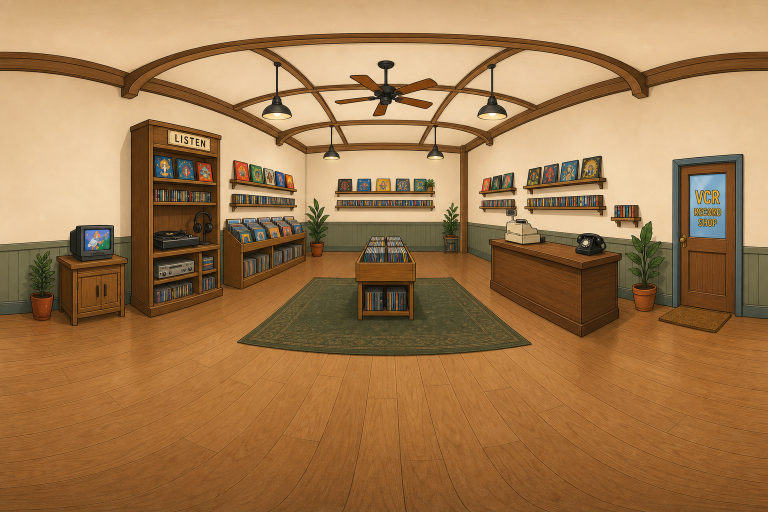
#> input picture art/vcr-pano-v9-src.png, 1536 x 1024 px (shown at 1/2 size)
$ python build-v9-pano.py
#> lines starting #> are read from the running program, lines starting #| are printed output that depends on the picture
#!/usr/bin/env python3
"""
V9 panorama production bake — square-room Pacific Northwest redesign.

Input : art/vcr-pano-v9-src.png  (1536x1024 cel painting: nearly square open
        room, wide oak floor with a moss rug, sage wainscot, cream walls,
        blue-grey door, charcoal fixtures, terracotta pots — premium PNW)
Output: public/textures/store_pano_v9.webp        4096x2048 lights-on
        public/textures/store_pano_off_v9.webp    4096x2048 lights-off grade
        public/textures/store_pano_lqip_v9.webp   512x256 preview
        public/hotspots/<id>_edge.webp            silhouette rim masks
        public/hotspots/crt_frame.webp            bezel overlay (tube hole)
        public/hotspots/crt_backing_off.webp      dark tube (focused, no video)
        public/hotspots/crt_backing_playing.webp  black tube behind video

Masks and CRT overlays are generated in gnomonically projected plane space —
the exact billboard footprint Hotspot.tsx / CrtScreen.tsx render — so they
line up with the pano at any plane size (the LISTEN tower spans ~77°).

Segmentation: cel ink outlines close every object, so background is whatever
a flood fill from the crop border can reach without crossing an ink line.

Run: python3 scripts/build-v9-pano.py
"""
from pathlib import Path

import numpy as np
from PIL import Image, ImageFilter
from scipy import ndimage

ROOT = Path(__file__).resolve().parent.parent
SRC = ROOT / "art" / "vcr-pano-v9-src.png"
OUT_ON = ROOT / "public" / "textures" / "store_pano_v9.webp"
OUT_OFF = ROOT / "public" / "textures" / "store_pano_off_v9.webp"
OUT_LQIP = ROOT / "public" / "textures" / "store_pano_lqip_v9.webp"
HOTSPOT_DIR = ROOT / "public" / "hotspots"

W, H = 4096, 2048
SEAM_BAND = 128  # px cross-faded across the wrap seam

# Hotspot glow planes — MUST mirror app/data/sections.ts
# (u, v, glowW ?? w, glowH ?? h). Edge masks are drawn in projected space.
PLANES = {
    "listening-booth": (0.758, 0.449, 30.0, 16.0),
    "crt-tv": (0.8691, 0.4736, 24.5, 14.0),
    "record-bins": (0.489, 0.54, 38.0, 26.0),
    "cash-register": (0.319, 0.44, 22.0, 16.0),
    "phone-booth": (0.237, 0.478, 17.0, 7.5),
}
# CRT hit plane (sections.ts w/h) — tube-set footprint for the overlay stack.
CRT_PLANE = (0.8691, 0.4736, 21.7, 16.5)
# Painted glass inside that footprint — MUST mirror CrtScreen.tsx.
CRT_SCREEN_W_FAC = 0.44
CRT_SCREEN_H_FAC = 0.375
CRT_SCREEN_OX = -1.27
CRT_SCREEN_OY = 0.71
CRT_FRAME_W_FAC = 0.88
CRT_FRAME_H_FAC = 0.78

# Ambient toy sprites — alpha-cut object billboards that wiggle on click.
# MUST mirror the `toy` planes in app/components/AmbientHits.tsx.
# Modes: dark = near-black object on lighter bg (headphones);
#        flood = ink-closed standalone object (plant stand);
#        patch = soft rounded-rect crop (flat floor objects like the mat).
TOY_SPRITES = {
    "stool": (0.735, 0.4346, 8.0, 10.0, "dark"),  # headphones + stand
    "owl": (0.4271, 0.4727, 20.0, 28.5, "flood"),  # plant on its stand
    "cushion": (0.09, 0.617, 26.0, 7.6, "patch"),  # doormat
}
MASK_PLANE_RADIUS = 47.5  # SPHERE_RADIUS - 0.5 (Hotspot.tsx)
CRT_PLANE_RADIUS = 47.2  # SPHERE_RADIUS - 0.8 (CrtScreen.tsx)

# Ink-flood tuning per target:
# (ink luminance threshold, opening iterations, color-refine against bg refs)
# Opening must exceed half the ink-line width in mask space (~30px for the
# tight phone/CRT projections) to drop stray outline tails; color refine
# subtracts wood/cream interiors (counter corner, cabinet top) that the
# flood ropes in via connected ink. The register stays color-refine-free —
# its cream body matches the cream wall.
# Register refine is OFF in v9: its cream body matches the cream wall again.
SEG = {
    "listening-booth": (120, 6, True),
    "crt-tv": (120, 15, True),
    "record-bins": (120, 8, True),
    "cash-register": (110, 20, False),
    "phone-booth": (110, 20, True),
}

# Background color sample points (source-px of the 1536x1024 painting):
# cream walls, sage wainscot, counter/cabinet wood, oak floor, moss rug.
BG_POINTS = (
    (1250, 360),
    (60, 350),
    (940, 470),
    (1100, 560),
    (400, 800),
    (650, 640),
    (200, 570),
)

# Lamp pools for the lights-off grade (file-space u/v of the V9 source).
LAMP_POOLS = (
    (0.366, 0.213, 0.13, 0.5),
    (0.594, 0.213, 0.13, 0.5),
    (0.459, 0.285, 0.11, 0.45),
    (0.527, 0.285, 0.11, 0.45),
    (0.496, 0.174, 0.15, 0.35),  # fan cluster
    (0.9115, 0.41, 0.16, 0.4),  # door window daylight spill
)


def bake_pano() -> Image.Image:
    src = Image.open(SRC).convert("RGB")
#> src is the input picture: PIL image 1536x1024 RGB; mean R, G, B 161.3, 121.9, 78.8
    if src.size != (1536, 1024):
        raise SystemExit(f"unexpected source size {src.size}")

    pano = src.resize((W, H), Image.Resampling.LANCZOS)
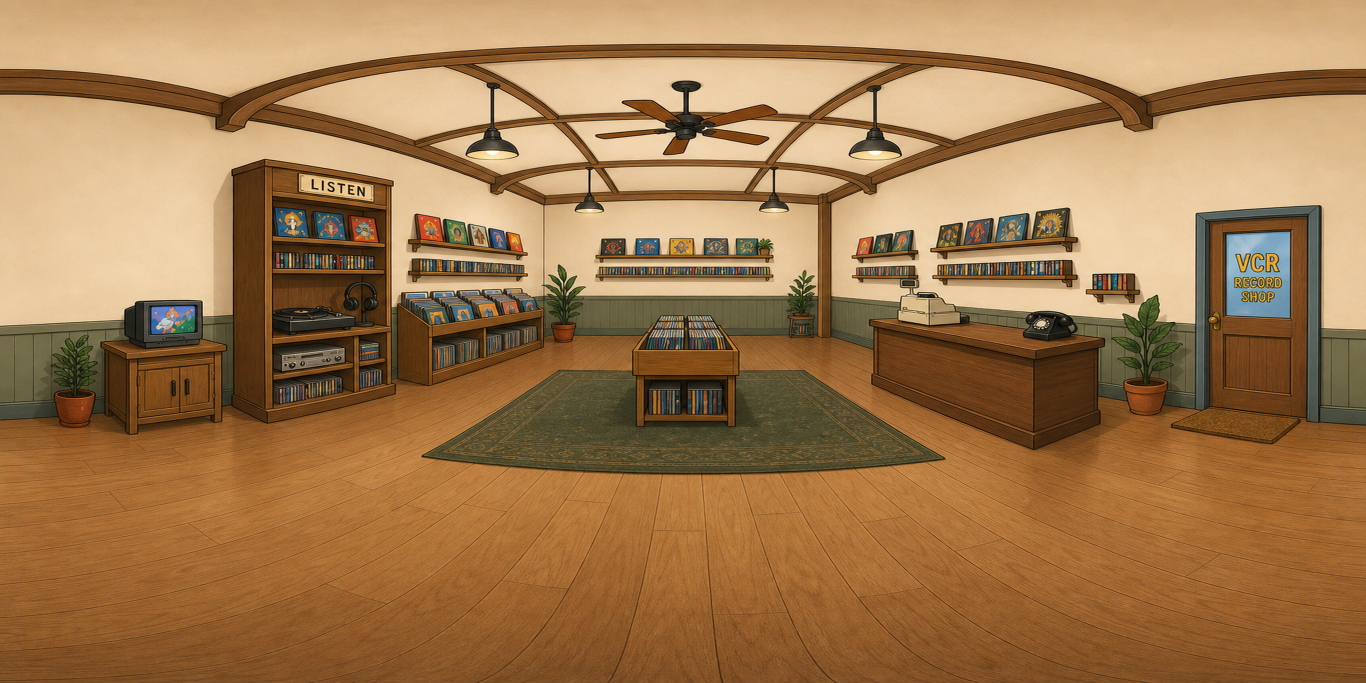
#> pano: PIL image 4096x2048 RGB (shown at 1/3 size); mean R, G, B 161.3, 121.9, 78.8
    # Two-pass unsharp keeps the clean ink lines crisp after the 2.67x upscale.
    pano = pano.filter(ImageFilter.UnsharpMask(radius=1.8, percent=85, threshold=2))
    pano = pano.filter(ImageFilter.UnsharpMask(radius=3.6, percent=32, threshold=3))

    # Wrap band: cross-fade left/right edges so u=0 joins u=1 seamlessly.
    arr = np.asarray(pano).astype(np.float32)
    band = SEAM_BAND
    left = arr[:, :band].copy()
    right = arr[:, -band:].copy()
    t = (np.arange(band, dtype=np.float32) / (band - 1))[None, :, None]
    blend = right * (1 - t) + left * t
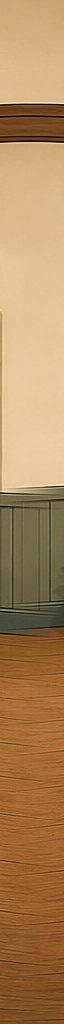
#> blend: shape (2048, 128, 3) float32 (shown at 1/2 size); mean R, G, B 174.6, 135.9, 91.3; drawn with min black and max white
    half = band // 2
    arr[:, :half] = blend[:, half:]
    arr[:, -half:] = blend[:, :half]
    return Image.fromarray(arr.astype(np.uint8))
#| wrote store_pano_v9.webp (4096, 2048)


def lights_off(pano: Image.Image) -> Image.Image:
    """Night grade: cool, dark, faint pools under the hanging lamps."""
    a = np.asarray(pano).astype(np.float32) / 255.0

    dark = a ** 1.2
    dark[..., 0] *= 0.4
    dark[..., 1] *= 0.45
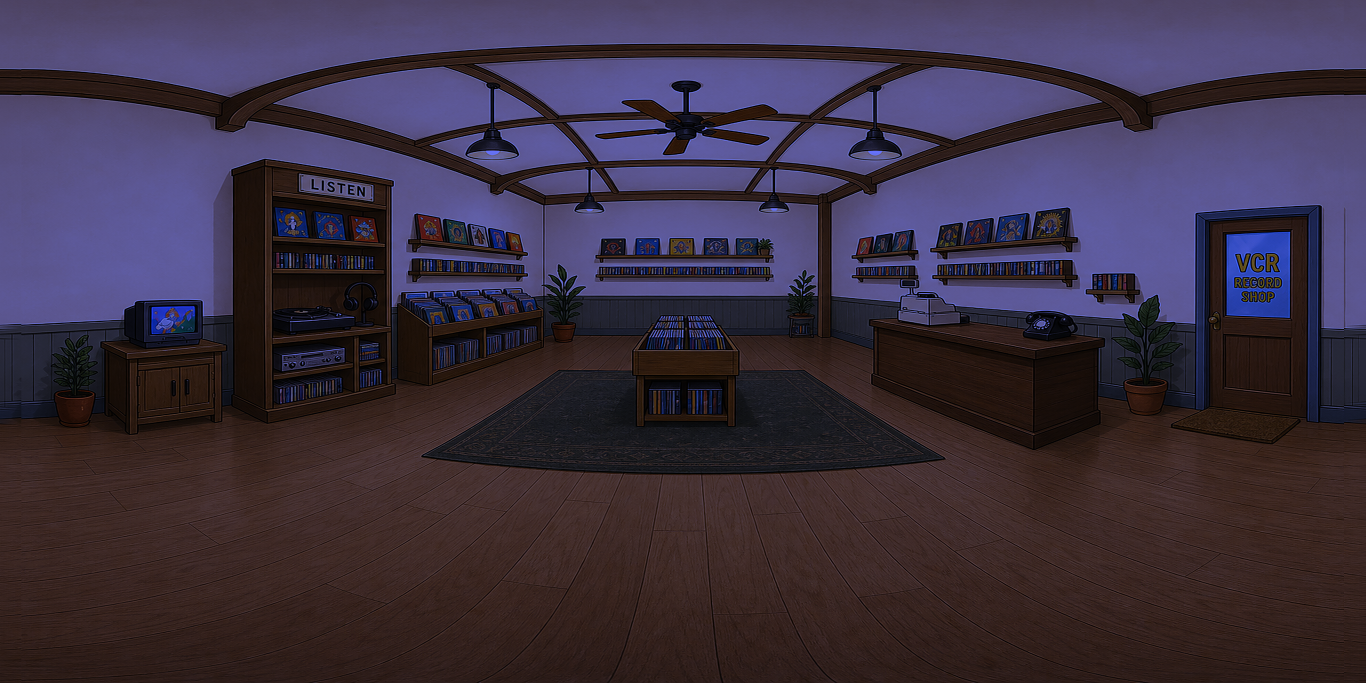
#> dark: shape (2048, 4096, 3) float32 (shown at 1/3 size); mean R, G, B 0.238, 0.188, 0.251
    dark[..., 2] *= 0.62
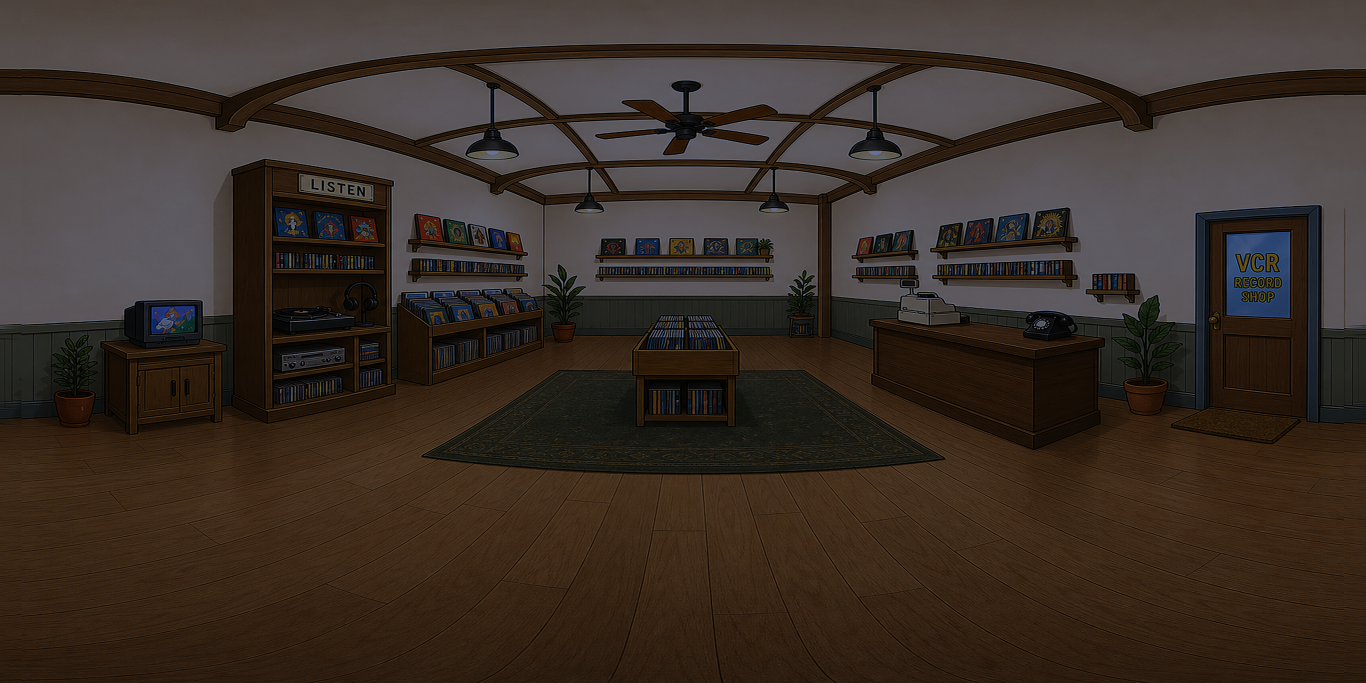
#> dark: shape (2048, 4096, 3) float32 (shown at 1/3 size); mean R, G, B 0.238, 0.188, 0.168

    yy, xx = np.mgrid[0 : pano.height, 0 : pano.width].astype(np.float32)
    warm = np.zeros_like(a)
    for fu, fv, radius, gain in LAMP_POOLS:
        cx, cy = fu * pano.width, fv * pano.height
        d2 = ((xx - cx) / (radius * pano.width)) ** 2 + (
            (yy - cy) / (radius * pano.width)
        ) ** 2
        glow = np.exp(-d2)[..., None] * gain
        warm += glow * np.array([1.0, 0.72, 0.38])[None, None, :]
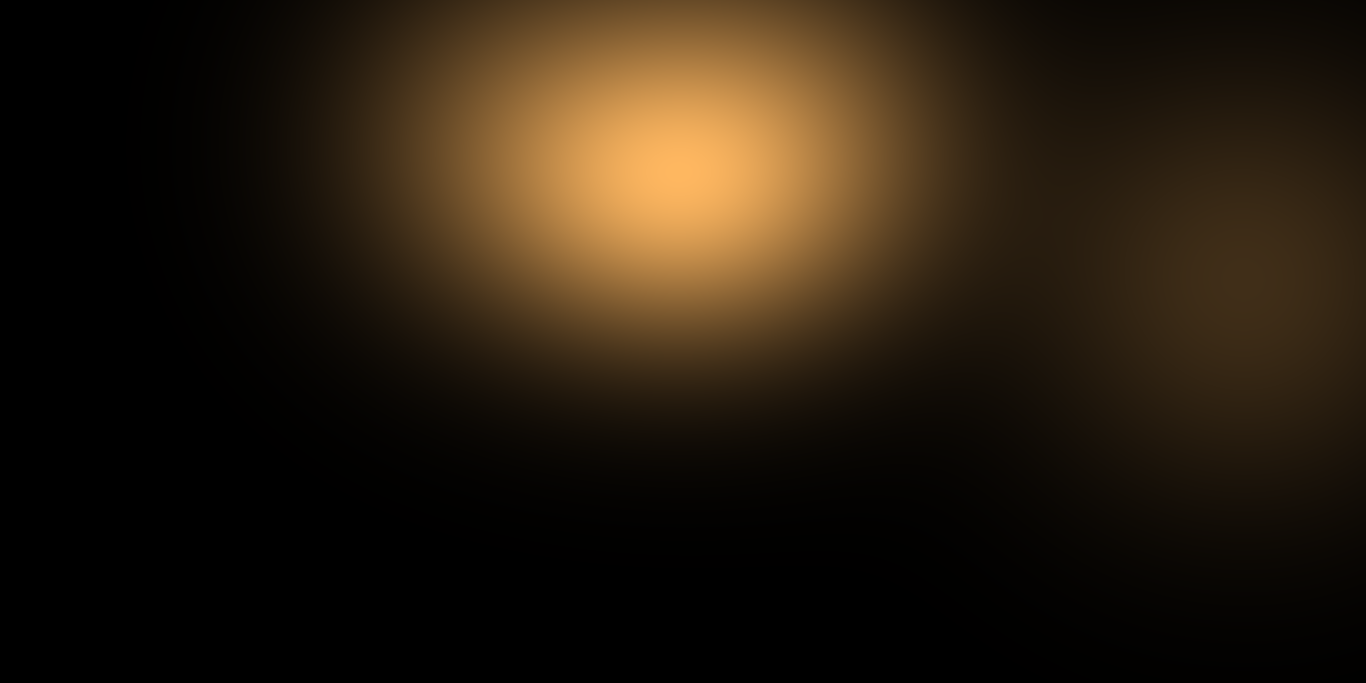
#> warm: shape (2048, 4096, 3) float32 (shown at 1/3 size); mean R, G, B 0.244, 0.174, 0.092; drawn with min black and max white

    out = np.clip(dark + warm * a * 0.9, 0, 1)
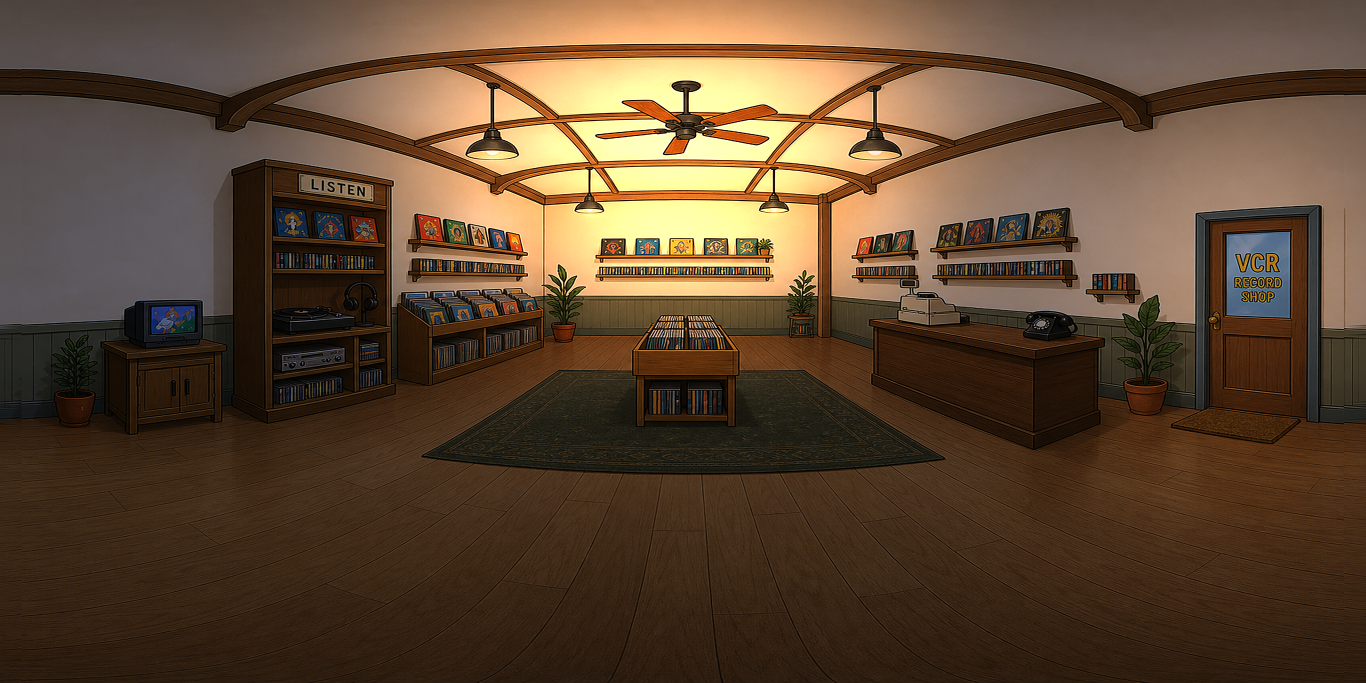
#> out: shape (2048, 4096, 3) float32 (shown at 1/3 size); mean R, G, B 0.372, 0.287, 0.201
    return Image.fromarray((out * 255).astype(np.uint8))


# [252 lines left out: functions plane_basis, project_pano_to_plane, edge_mask, rounded_rect_alpha, _keep_center_component, toy_sprite and 1 more, not called in this run]


def main() -> None:
    pano = bake_pano()
    pano.save(OUT_ON, "WEBP", quality=90, method=6)
    print(f"wrote {OUT_ON.name} {pano.size}")

    off = lights_off(pano)
#> (the run stopped early here; a loop or call above may not have finished)
